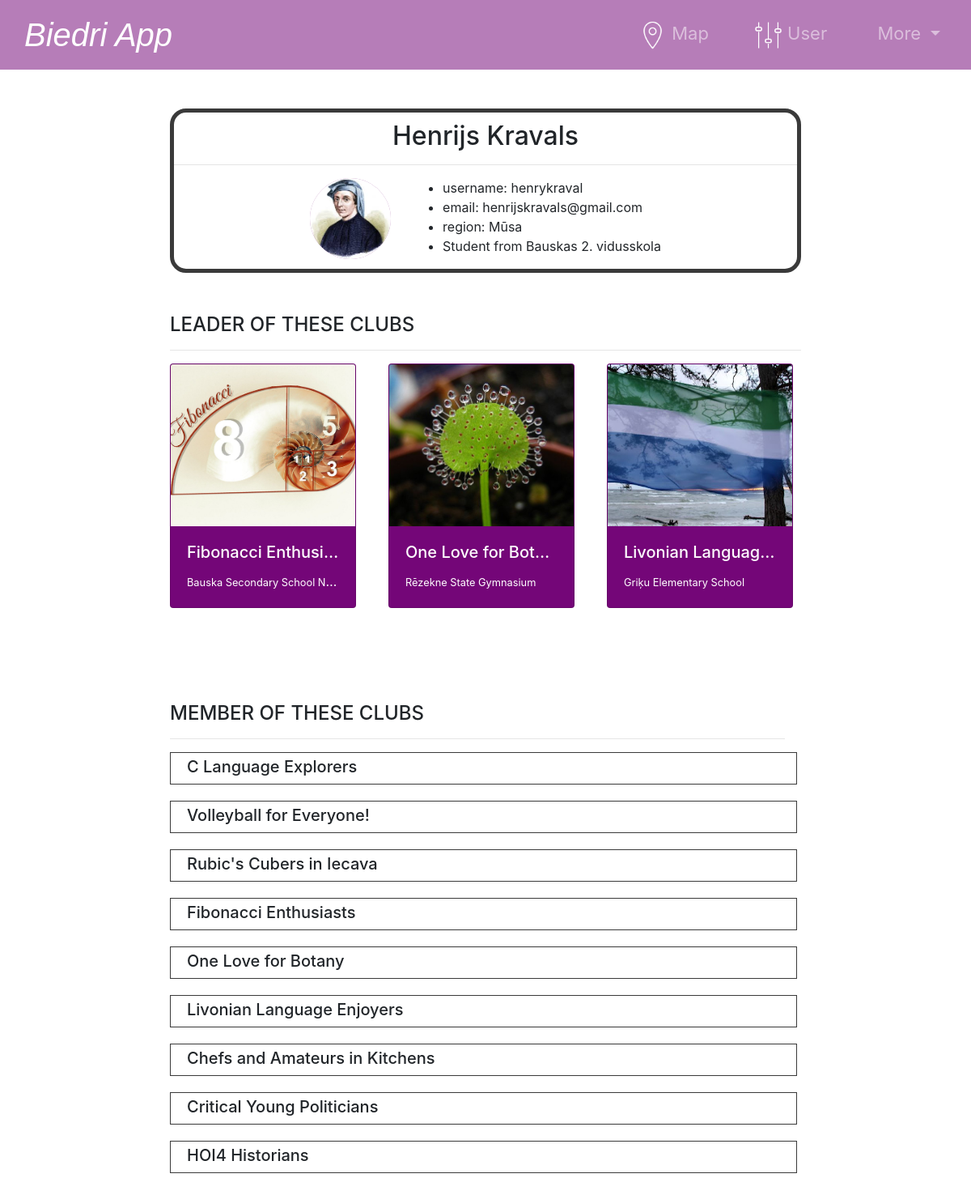
Screenshot of /profile/henrykraval-fe7558 (signed in) with the database file from the repository.
### tables this page shows
CREATE TABLE "users" (
	"id"	INTEGER,
	"name"	TEXT NOT NULL,
	"surname"	TEXT NOT NULL,
	"username"	TEXT NOT NULL UNIQUE,
	"password"	TEXT NOT NULL,
	"email"	TEXT NOT NULL UNIQUE,
	"region"	TEXT NOT NULL,
	"school"	TEXT NOT NULL,
	"photo"	INTEGER,
	"last_edited"	TEXT,
	"slug"	TEXT UNIQUE,
	"deleted_at"	TEXT DEFAULT NULL,
	PRIMARY KEY("id" AUTOINCREMENT)
);

CREATE TABLE "clubs" (
	"id"	INTEGER,
	"leader_id"	BLOB,
	"name"	TEXT UNIQUE,
	"category"	TEXT,
	"photo"	TEXT,
	"description"	TEXT,
	"school"	TEXT,
	"goal"	TEXT,
	"slug"	TEXT UNIQUE,
	"deleted_at"	TEXT,
	"latitude"	REAL,
	"longitude"	REAL,
	PRIMARY KEY("id" AUTOINCREMENT)
);

### app.py (the view)
@app.route('/profile/<slug>')
@login_required
def profile(slug):
    try:
        conn = get_db_connection()
        cursor = conn.cursor()
        user = cursor.execute("SELECT * FROM users WHERE slug = ?", (slug,)).fetchone()
        joined = cursor.execute("""
                                    SELECT c.*
                                    FROM clubs c
                                    JOIN members m ON c.id = m.club_id
                                    WHERE m.user_id = ?
                                        AND c.deleted_at IS NULL
                                """, (user["id"],)).fetchall()
        owned = cursor.execute("SELECT * FROM clubs WHERE leader_id = ? AND deleted_at IS NULL", (user["id"],)).fetchall()
        return render_template("profile.html", user=user, joined=joined, owned=owned)
    except sqlite3.Error as e:
        return error(f"{e}", 500)
    finally:
        conn.close()

### app.py (called while the page is built)
def get_db_connection():
    conn = sqlite3.connect(db)
    conn.row_factory = sqlite3.Row
    return conn

@app.after_request
def after_request(response):
    response.headers["Cache-Control"] = "no-cache, no-store, must-revalidate"
    response.headers["Expires"] = 0
    response.headers["Pragma"] = "no-cache"
    return response

### helpers.py (called while the page is built)
def login_required(f):
    @wraps(f)
    def decorated_function(*args, **kwargs):
        if session.get("user_id") is None:
            return redirect("/login")
        return f(*args, **kwargs)
    return decorated_function

### templates/profile.html (shortened to what this page needs)
{% extends "layout.html" %}
{% block main %}
<div class="without-underline">
    <div class="profile-box">
        <div class="text-center">
            <h2 class="title">{{user["name"]}} {{user["surname"]}}</h2>
            <hr>
        </div>
        <div class="d-flex justify-content-center">
            <div class="profile-picture-container mr-4">
                <img src="{% if user['photo'] is none %}
                                {{ url_for('static', filename='files/system_pictures/jive-sgroup-default-portrait-large.png') }}
                            {% else %}
                                {{ url_for('static', filename='files/user_profile_pictures/' + user['photo']) }}
                            {% endif %}"
                    alt="Profile Picture" class="profile-picture">
            </div>
            <ul>
                <li>username: {{user["username"]}}</li>
                <li>email: {{user["email"]}}</li>
                <li>region: {{user["region"]}}</li>
                <li>Student from {{user["school"]}}</li>
            </ul>
        </div>
    </div>
    {% if not owned %}
        <h4 class="subtitle">HASN'T LEAD A CLUB YET...</h4>
        <hr>
        <p>Feel free to create clubs of your interest <em><strong><a href="/create">here</a></strong> </em></p>
    {% else %}
    <h4 class="subtitle">LEADER OF THESE CLUBS</h4>
    <hr>
    <div class="overflow-auto">
        <div class="row flex-nowrap">
            {% for club in owned %}
                <a href="/club/{{ club['slug'] }} " class="col-md-4 mb-3">
                    <div class="card card-container bg-display-box">
                        <img class="card-img-top" src="
                            {% if club['photo'] is none %}
                                {{ url_for('static', filename='files/system_pictures/jive-sgroup-default-portrait-large.png') }}
                            {% else %}
                                {{ url_for('static', filename='files/club_profile_pictures/' + club['photo']) }}
                            {% endif %}
                        " alt="Card image cap">
                        <div class="card-body">
                            <h5 class="card-title text-truncate-1-line">{{ club["name"] }}</h5>
                            <p class="card-text text-truncate-1-line"><small>{{ club["school"] }}</small></p>
                        </div>
                    </div>
                </a>
            {% endfor %}
        </div>
    </div>
    {% endif %}
    <div class="manage-container">
        <div class="manage-clubs">
            {% if not joined %}
            <h4 class="subtitle">HASN'T JOINED A CLUB YET...</h4>
            <hr>
            <p>Feel free to find clubs of your interest <em><strong><a href="/">here</a></strong> </em></p>
            {% else %}
            <h4 class="subtitle">MEMBER OF THESE CLUBS</h4>
            <hr>
                {% for club in joined %}
                <a href="/club/{{ club['slug'] }} ">
                    <div class="club-row row">
                        <div class="col-9 ">
                            <h5 class="card-title text-truncate-1-line">{{ club["name"] }}</h5>
                        </div>
                    </div>
                </a>
                {% endfor %}
            {% endif %}
        </div>
    </div>
</div>
{% endblock %}

### templates/layout.html (shortened to what this page needs)
<!DOCTYPE html>
<html lang="en">
<head>
<link rel="stylesheet" type="text/css" href="{{ url_for('static', filename='styles.css') }}">
<link href="https://stackpath.bootstrapcdn.com/bootstrap/4.5.2/css/bootstrap.min.css" rel="stylesheet">
</head>
<body>
    <nav class="navbar sticky-top navbar-expand navbar-dark bg-custom">
        <div class="container">
            <a class="navbar-brand" href="/">Biedri App</a>
                {% if session["user_id"] %}
                <ul class="navbar-nav ml-auto">
                    <li class="nav-item">
                        <a class="nav-link" href="/map">
                            <img src="{{ url_for('static', filename='files/system_pictures/icons8-marker-50.png') }}" class="img-icon">
                            Map
                        </a>
                    </li>
                    <li class="nav-item">
                        <a class="nav-link" href="/manage">
                            <img src="{{ url_for('static', filename='files/system_pictures/icons8-control-100.png') }}" class="img-icon">
                            User
                        </a>
                    </li>
                    <li class="nav-item dropdown">
                        <a class="nav-link dropdown-toggle" href="#" id="navbarDropdown" role="button" data-toggle="dropdown" aria-haspopup="true" aria-expanded="false">
                            More
                        </a>
                    </li>
                </ul>
                {% endif %}
        </div>
    </nav>
    <div class="center-50 mt-5 ">
        {% block main %}{% endblock %}
    </div>
</body>
</html>

### static/styles.css (style rules this page uses)
:root { --primary-color: rgb(116, 6, 120); --primary-color-faded: rgba(116, 6, 120, 0.523); --normal-color: #3a3a3a; --normal-color-faded: #3a3a3a7e; --new-color: #73b649; --new-color-faded: #73b64983; --favorite-color: rgba(204, 49, 49); --favorite-color-faded: rgba(204, 49, 49, 0.473); }
.profile-box { border: 5px solid var(--normal-color); border-radius: 20px; }
.bg-display-box { background-color: var(--primary-color) !important; }
.bg-custom { background-color: var(--primary-color-faded); transition: background-color 5s ease; }
html { overflow-y: scroll; }
.profile-picture-container { width: 100px; height: 100px; border-radius: 50%; overflow: hidden; position: relative; cursor: pointer; display: flex; justify-content: center; align-items: center; margin: 0; padding: 0; background-color: var(--primary-color-faded); }
.profile-picture { width: 100%; height: 100%; object-fit: cover; }
.text-truncate-1-line { max-width: 100% !important; white-space: nowrap !important; overflow: hidden !important; text-overflow: ellipsis !important; }
.manage-container { padding: 40px 0 200px 0 !important; margin-right: 20px; }
.subtitle { padding-bottom: 0px; padding-top: 50px; }
.title { padding-top: 10px !important; padding-bottom: 0px !important; }
.card-container { max-width: 230px !important; }
.club-row { border: 1px solid var(--normal-color); height: 40px; margin-bottom: 20px; padding: 5px 5px 5px 5px; margin-left: 0px !important; }
.navbar-brand { font-size: 40px !important; font-family:'Gill Sans', 'Gill Sans MT', Calibri, 'Trebuchet MS', sans-serif; font-style: oblique; }
.navbar-nav .nav-link { font-size: 22px !important; ; }
.card-img-top { width: 100%; height: 200px; object-fit: cover; }
.card-body { text-align: left; }
.card { display: inline-block; width: 100%; max-width: 400px; margin: 0 0 10px 0 !important; color: white; }
.img-icon { width: 35px; height: auto; margin-left: 100px; }
.center-50 { width: 50% !important; margin: 0 auto !important; padding-bottom: 100px; }
@media (max-width: 1500px) { .center-50 { width: 60% !important; } }
@media (max-width: 1500px) { .img-icon { margin-left: 60px; } }
@media (max-width: 1200px) { .center-50 { width: 65% !important; } }
@media (max-width: 1200px) { .img-icon { margin-left: 40px; } }
.without-underline a { text-decoration: none !important; color: inherit !important; }

### rows the page displays
users: name "Henrijs", surname "Kravals", photo (picture), username "henrykraval", email "henrijskravals@gmail.com", region "Mūsa", school "Bauskas 2. vidusskola"
clubs: photo (picture), name "Fibonacci Enthusi…", school "Bauska Secondary School N…", name "Fibonacci Enthusiasts"
clubs: photo (picture), name "One Love for Bot…", school "Rēzekne State Gymnasium", name "One Love for Botany"
clubs: photo (picture), name "Livonian Languag…", school "Griķu Elementary School", name "Livonian Language Enjoyers"
clubs: name "C Language Explorers"
clubs: name "Volleyball for Everyone!"
clubs: name "Rubic's Cubers in Iecava"
clubs: name "Chefs and Amateurs in Kitchens"
clubs: name "Critical Young Politicians"
clubs: name "HOI4 Historians"
